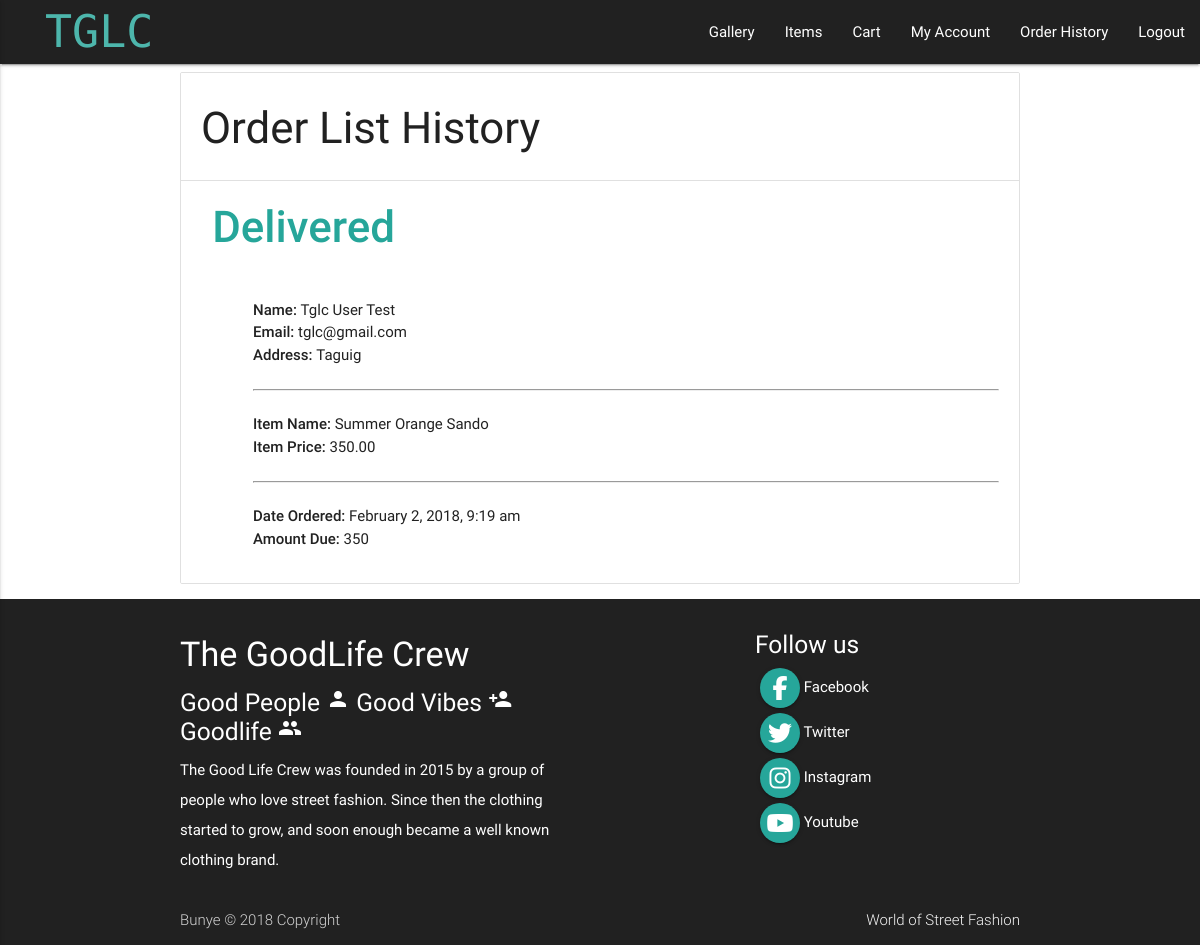
Page /userOderHistory.php (signed in) on the committed database.
### tables this page shows
CREATE TABLE `final_order` (
  `id` int(11) NOT NULL,
  `email` varchar(255) NOT NULL,
  `item_id` int(11) NOT NULL,
  `item_quantity` int(11) NOT NULL,
  `item_price` int(11) NOT NULL,
  `order_time` datetime NOT NULL DEFAULT CURRENT_TIMESTAMP,
  `purchase_id` int(11) NOT NULL
);

CREATE TABLE `final_userorder` (
  `id` int(11) NOT NULL,
  `total_price` int(11) NOT NULL,
  `email` varchar(255) NOT NULL,
  `delivery_status` varchar(255) NOT NULL
);

CREATE TABLE `users` (
  `id` int(11) NOT NULL,
  `name` varchar(255) NOT NULL,
  `email` varchar(255) NOT NULL,
  `address` varchar(255) NOT NULL,
  `password` varchar(255) NOT NULL,
  `role` varchar(255) NOT NULL,
  `status` varchar(255) NOT NULL
);

CREATE TABLE `items` (
  `id` int(11) NOT NULL,
  `name` varchar(255) NOT NULL,
  `description` varchar(255) NOT NULL,
  `image` varchar(255) NOT NULL,
  `price` decimal(65,2) NOT NULL,
  `category_id` int(11) NOT NULL
);

### userOderHistory.php (the view, shortened to what this page needs)
<?php
function display_content() {
	require 'connection.php';
	$myuser = $_SESSION['id'];
	?>
<ul class="collection with-header" style="margin-left: 15%; margin-right: 15%;">
 	<li class="collection-header"><h3>Order List History</h3></li>
 	<?php
 	$sql = "SELECT * FROM users WHERE id = '$myuser'";
 	$result = mysqli_query($conn,$sql);
 	while($item = mysqli_fetch_assoc($result)) {
 		$oname = $item['name'];
 		$oemail = $item['email'];
 		$oaddress = $item['address'];
 		$sql1 = "SELECT * FROM final_userorder ";
 		$result1 = mysqli_query($conn,$sql1);
 		while($purid = mysqli_fetch_assoc($result1)) {
 			$oid = $purid['id'];
 			$delistat = ucfirst($purid['delivery_status']);
 			$totalprice = $purid['total_price'];
 			$sql2 = "SELECT * FROM final_order WHERE email = '$oemail' AND purchase_id = '$oid'";
 			$result2 = mysqli_query($conn,$sql2);
 			while($order = mysqli_fetch_assoc($result2)) {
 			echo "<div class='row'><div class='col s12 m6 l6'><h3 style='margin-left: 20px; color: #26a69a;'><strong>$delistat</strong></h3></div></div>";
 				$itemid = $order['item_id'];
 				$dateordered = $order['order_time'];
 				$timestamp = date('F j, Y, g:i a',strtotime($dateordered));
 				$sql3 = "SELECT * FROM items WHERE id = '$itemid'";
 				$result3 = mysqli_query($conn,$sql3);
 				$row = mysqli_fetch_assoc($result3);
 				$itemname = $row['name'];
 				$itemprice = $row['price'];
 	?>
    <li class="collection-item avatar">
	    <div>
	    	<div>
		    	<div>
		    		<span><strong>Name: </strong><?php echo $oname ?></span><br>
		    	</div>
		    	<div>
		    		<span><strong>Email: </strong><?php echo $oemail ?></span><br>
		    	</div>
		    	<div>
		    		<span><strong>Address: </strong><?php echo $oaddress ?></span><br>
		    	</div>
	    	</div>
	    	<br>
	    	<hr>
	    	<br>
	    	<div>
		    	<div>
		    		<span><strong>Item Name: </strong><?php echo $itemname ?></span><br>
		    	</div>
		    	<div>
		    		<span><strong>Item Price: </strong><?php echo $itemprice ?></span><br>
		    	</div>
	    	</div>
	    	<br>
	    	<hr>
	    	<br>
	    	<div>
		    	<div>
		    		<span><strong>Date Ordered: </strong><?php echo $timestamp ?></span><br>
		    	</div>
		    	<div>
		    		<span><strong>Amount Due: </strong><?php echo $totalprice ?></span><br>
		    	</div>
	    	</div>
	    </div>
	    <br>
    </li>
		<?php
			}
		}
	}
?>
</ul>
	<?php
}
require 'template.php';
?>

### assets/css/style.css (style rules this page uses)
* { margin: 0; padding: 0px; box-sizing: border-box; }

### userOderHistory.php (style rules this page uses)
body { display: flex; min-height: 100vh; flex-direction: column; }

### rows in the picture
users: name "Tglc User Test", email "tglc@gmail.com", address "Taguig"
final_order: purchase.delivery_status "Delivered", item.name "Summer Orange Sando", item.price "350.00", order_time "February 2, 2018, 9:19 am", purchase.total_price "350"
